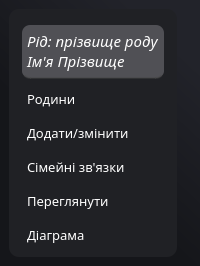
<?xml version="1.0" encoding="UTF-8"?>
<ui version="4.0">
 <class>MainWindow</class>
 <widget class="QMainWindow" name="MainWindow">
  <property name="windowTitle">
   <string>Family Tree</string>
  </property>
  <property name="windowIcon">
   <iconset resource="../media_resources/media_resources.qrc">
    <normaloff>:/icons/family_tree.ico</normaloff>:/icons/family_tree.ico</iconset>
  </property>
  <property name="styleSheet">
   <string notr="true">QMainWindow {
	background-color: qlineargradient(spread:pad, x1:0, y1:1, x2:0.682, y2:0.0340909, stop:0.465909 rgba(21, 22, 26, 255), stop:1 rgba(34, 35, 42, 255));
}</string>
  </property>
  <widget class="QWidget" name="centralwidget">
   <layout class="QHBoxLayout" name="horizontalLayout">
    <item>
     <widget class="QGroupBox" name="verticalGroupBox">
      <property name="sizePolicy">
       <sizepolicy hsizetype="Minimum" vsizetype="Fixed">
        <horstretch>0</horstretch>
        <verstretch>0</verstretch>
       </sizepolicy>
      </property>
      <property name="styleSheet">
       <string notr="true">QGroupBox {
	background-color: rgb(32, 33, 37);
	border-radius: 10px;
	border: none;
}</string>
      </property>
      <property name="title">
       <string/>
      </property>
      <property name="alignment">
       <set>Qt::AlignCenter</set>
      </property>
      <layout class="QVBoxLayout" name="verticalLayout" stretch="0,0,0,0,0,0">
       <property name="sizeConstraint">
        <enum>QLayout::SetDefaultConstraint</enum>
       </property>
       <property name="leftMargin">
        <number>10</number>
       </property>
       <property name="topMargin">
        <number>10</number>
       </property>
       <property name="rightMargin">
        <number>10</number>
       </property>
       <property name="bottomMargin">
        <number>5</number>
       </property>
       <item>
        <widget class="QPushButton" name="pushButton_myCard">
         <property name="enabled">
          <bool>true</bool>
         </property>
         <property name="font">
          <font>
           <family>Corbel</family>
           <pointsize>11</pointsize>
           <italic>true</italic>
          </font>
         </property>
         <property name="styleSheet">
          <string notr="true">QPushButton {
	text-align: left;
	background-color: rgb(80, 80, 85);
	border-bottom: 2px solid rgba(70, 70, 70, 110);
	border-radius: 8px;
	padding: 5px;
	color: white;
}

QPushButton:hover {
	background-color: #00c580;
	border: none;
	float: right;
	padding: 5px;
	border-bottom: 2px solid rgba(38, 127, 51, 130);
}

QPushButton:pressed {
	background-color: rgb(0, 136, 86);
}</string>
         </property>
         <property name="text">
          <string>Рід: прізвище роду
Ім'я Прізвище</string>
         </property>
         <property name="icon">
          <iconset resource="../media_resources/media_resources.qrc">
           <normaloff>:/icons/Avatar.ico</normaloff>:/icons/Avatar.ico</iconset>
         </property>
         <property name="iconSize">
          <size>
           <width>55</width>
           <height>55</height>
          </size>
         </property>
        </widget>
       </item>
       <item>
        <widget class="QPushButton" name="pushButton_addRemoveClan">
         <property name="font">
          <font>
           <family>Segoe Print</family>
           <pointsize>10</pointsize>
          </font>
         </property>
         <property name="styleSheet">
          <string notr="true">QPushButton {
	text-align: left;
	background-color: none;
	border-radius: 8px;
	padding: 5px;
	color: white;
}

QPushButton:hover {
	background-color: #00c580;
	border: none;
	float: right;
	padding: 5px;
	border-bottom: 2px solid rgb(38, 127, 51);
}

QPushButton:pressed {
	background-color: rgb(0, 136, 86);
}</string>
         </property>
         <property name="text">
          <string>Родини</string>
         </property>
         <property name="icon">
          <iconset resource="../media_resources/media_resources.qrc">
           <normaloff>:/icons/Select.ico</normaloff>:/icons/Select.ico</iconset>
         </property>
         <property name="iconSize">
          <size>
           <width>40</width>
           <height>40</height>
          </size>
         </property>
        </widget>
       </item>
       <item>
        <widget class="QPushButton" name="pushButton_addEdit">
         <property name="font">
          <font>
           <family>Segoe Print</family>
           <pointsize>10</pointsize>
          </font>
         </property>
         <property name="styleSheet">
          <string notr="true">QPushButton {
	text-align: left;
	background-color: none;
	border-radius: 8px;
	padding: 5px;
	color: white;
}

QPushButton:hover {
	background-color: #00c580;
	border: none;
	float: right;
	padding: 5px;
	border-bottom: 2px solid rgb(38, 127, 51);
}

QPushButton:pressed {
	background-color: rgb(0, 136, 86);
}</string>
         </property>
         <property name="text">
          <string>Додати/змінити </string>
         </property>
         <property name="icon">
          <iconset resource="../media_resources/media_resources.qrc">
           <normaloff>:/icons/Edit.ico</normaloff>:/icons/Edit.ico</iconset>
         </property>
         <property name="iconSize">
          <size>
           <width>40</width>
           <height>40</height>
          </size>
         </property>
        </widget>
       </item>
       <item>
        <widget class="QPushButton" name="pushButton_familyTies">
         <property name="font">
          <font>
           <family>Segoe Print</family>
           <pointsize>10</pointsize>
          </font>
         </property>
         <property name="styleSheet">
          <string notr="true">QPushButton {
	text-align: left;
	background-color: none;
	border-radius: 8px;
	padding: 5px;
	color: white;
}

QPushButton:hover {
	background-color: #00c580;
	border: none;
	float: right;
	padding: 5px;
	border-bottom: 2px solid rgb(38, 127, 51);
}

QPushButton:pressed {
	background-color: rgb(0, 136, 86);
}</string>
         </property>
         <property name="text">
          <string>Сімейні зв'язки</string>
         </property>
         <property name="icon">
          <iconset resource="../media_resources/media_resources.qrc">
           <normaloff>:/icons/Family.ico</normaloff>:/icons/Family.ico</iconset>
         </property>
         <property name="iconSize">
          <size>
           <width>40</width>
           <height>40</height>
          </size>
         </property>
        </widget>
       </item>
       <item>
        <widget class="QPushButton" name="pushButton_review">
         <property name="font">
          <font>
           <family>Segoe Print</family>
           <pointsize>10</pointsize>
          </font>
         </property>
         <property name="styleSheet">
          <string notr="true">QPushButton {
	text-align: left;
	background-color: none;
	border-radius: 8px;
	padding: 5px;
	color: white;
}

QPushButton:hover {
	background-color: #00c580;
	border: none;
	float: right;
	padding: 5px;
	border-bottom: 2px solid rgb(38, 127, 51);
}

QPushButton:pressed {
	background-color: rgb(0, 136, 86);
}</string>
         </property>
         <property name="text">
          <string>Переглянути </string>
         </property>
         <property name="icon">
          <iconset resource="../media_resources/media_resources.qrc">
           <normaloff>:/icons/Review.ico</normaloff>:/icons/Review.ico</iconset>
         </property>
         <property name="iconSize">
          <size>
           <width>40</width>
           <height>40</height>
          </size>
         </property>
        </widget>
       </item>
       <item>
        <widget class="QPushButton" name="pushButton_graph">
         <property name="font">
          <font>
           <family>Segoe Print</family>
           <pointsize>10</pointsize>
          </font>
         </property>
         <property name="styleSheet">
          <string notr="true">QPushButton {
	text-align: left;
	background-color: none;
	border-radius: 8px;
	padding: 5px;
	color: white;
}

QPushButton:hover {
	background-color: #00c580;
	border: none;
	float: right;
	padding: 5px;
	border-bottom: 2px solid rgb(38, 127, 51);
}

QPushButton:pressed {
	background-color: rgb(0, 136, 86);
}</string>
         </property>
         <property name="text">
          <string>Діаграма</string>
         </property>
         <property name="icon">
          <iconset resource="../media_resources/media_resources.qrc">
           <normaloff>:/icons/Generate.ico</normaloff>:/icons/Generate.ico</iconset>
         </property>
         <property name="iconSize">
          <size>
           <width>40</width>
           <height>40</height>
          </size>
         </property>
        </widget>
       </item>
      </layout>
     </widget>
    </item>
    <item>
     <widget class="QLabel" name="label_logo">
      <property name="sizePolicy">
       <sizepolicy hsizetype="MinimumExpanding" vsizetype="MinimumExpanding">
        <horstretch>0</horstretch>
        <verstretch>0</verstretch>
       </sizepolicy>
      </property>
      <property name="text">
       <string/>
      </property>
      <property name="pixmap">
       <pixmap resource="../media_resources/media_resources.qrc">:/photos/family_tree.png</pixmap>
      </property>
      <property name="alignment">
       <set>Qt::AlignCenter</set>
      </property>
     </widget>
    </item>
   </layout>
  </widget>
 </widget>
 <resources>
  <include location="../media_resources/media_resources.qrc"/>
 </resources>
 <connections/>
</ui>
